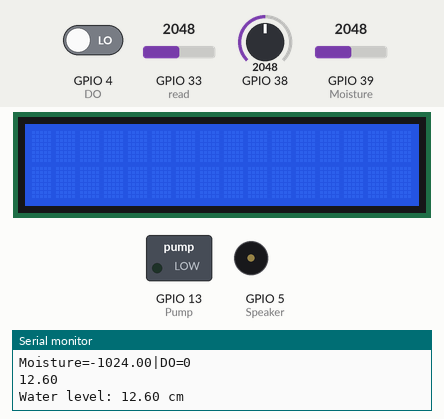
Simulated run of this sketch. Board: ESP32. Shown: 16×2 character LCD, switched loads named in the sketch (green lamp = pin HIGH), buzzer (waves = sounding, pin HIGH), the last lines printed to the serial monitor. Wiring (inferred from the names in the program): character LCD (HD44780): RS GPIO 12; R/W GPIO 11; E GPIO 10; data GPIO 9, GPIO 8, GPIO 7, GPIO 6. The test bench sets the inputs (shaded band); at power-on: GPIO 33 (read) = 2048, GPIO 39 (Moisture) = 2048, GPIO 4 (DO) LOW, GPIO 38 = 2048. The modem accepts every AT command (registered, SIM ready, sends succeed) and sends nothing else; the character LCD is taken to start in 4-bit mode; pins used as bus, display or sensor lines are not drawn.

Above: at 23.5 s.
23.6 s: GPIO 33 (read) set to 175
32.8 s: GPIO 33 (read) set to 153
At 42.6 s:
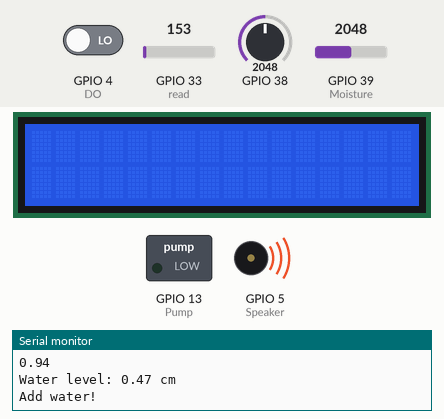
54.8 s: GPIO 33 (read) set to 291
58.9 s: GPIO 39 (Moisture) set to 491
61.4 s: GPIO 39 (Moisture) set to 731
70.1 s: GPIO 39 (Moisture) set to 809
At 79.7 s:
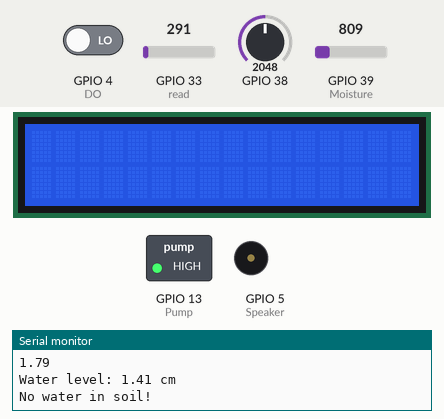
Timing chart, 0 to 93.1 s (numbered marks = the images above; inputs shaded):
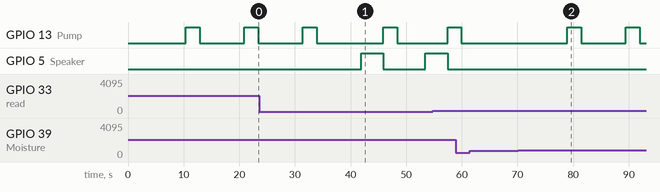

Measured:
- the behaviour switches between 163 and 162 on GPIO 33 (read) (found by bisection; images 0 and 1)
- after the input at 32.8 s, GPIO 5 (Speaker): LOW → HIGH after 9.1 s, → LOW 4.0 s later, → HIGH 7.5 s later
- after the input at 70.1 s, GPIO 13 (Pump): alternates HIGH for 2.5 s and LOW for 8.0 s, starting after 8.9 s
- by itself, GPIO 13 (Pump): alternates HIGH for 2.5 s and LOW for 8.0 s

The sketch:

Smart-pot.ino
```cpp
#include <SoftwareSerial.h>
//channel's thingspeak API key
String apiKey = "HHNBSOP44SPJ5IBB";
// connect 2 to TX of Serial USB
// connect 3 to RX of serial USB
SoftwareSerial ser(2,3);

unsigned long time0;  //present time
unsigned long time1;  //field1 time
unsigned long time2;  //field2 time
unsigned long time3;  //field3 time
unsigned long time4;  //water pump time
unsigned long time5;  //speaker time

#define Temp A2
#define Pump 13
#define Moisture A3

const int read = A5; //Sensor A1 pin to Arduino pin A1
#define DO 4
#define Speaker 5
double temp,data;

char str[]="Mois:";
char con[]="WL:";
char con1[]="WL: 0mm - Empty!";
char con2[]="WL: 0mm to 5mm";
char con3[]="WL: 5mm to 10mm";
char con4[]="WL: 10mm to 15mm";
char con5[]="WL: 15mm to 20mm";
char con6[]="WL: 20mm to 25mm";
char con7[]="WL: 25mm to 30mm";
char con8[]="WL: 30mm to 35mm";
char con9[]="WL: 35mm to 40mm";

int LCD1602_RS=12;
int LCD1602_RW=11;
int LCD1602_EN=10;
int DB[] = { 6, 7, 8, 9};

// this runs once
void setup() {
  // enable debug serial
  Serial.begin(115200);
  // enable software serial
  ser.begin(115200);
  // reset ESP8266
  ser.println("AT+RST");

   pinMode(Pump,OUTPUT);  //PUMP
   pinMode(Speaker,OUTPUT);
  digitalWrite(Pump,LOW);
  digitalWrite(Speaker,LOW);

   int i = 0;
  for (i=6; i <= 12; i++)
   {
     pinMode(i,OUTPUT);
   }

   delay(100);
    LCD_Command_Write(0x28);//2row 5x7
    delay(50);
    LCD_Command_Write(0x06);
    delay(50);
    LCD_Command_Write(0x0c);
    delay(50);
    LCD_Command_Write(0x80);
    delay(50);
    LCD_Command_Write(0x01);
    delay(50);
}

// the loop
void loop() {
  float val;  //
  float dat;  //centigrade
  float data; //water level _transformed
  float value; // water level
  float humid; // moisture

  val=analogRead(A2);
  dat=val*0.488;    //centigrade
  Serial.print(dat);
  Serial.println(" centigrade");

   Serial.print("Moisture=");
   humid = 1024 - analogRead(Moisture);
   Serial.print(humid);
   Serial.print("|DO=");
   Serial.println(digitalRead(DO));
   Serial.print("\n");

    value = analogRead(read); //Read data from analog pin and store it to value variable
    data = (value/650)*4;
    Serial.println(data);
    if(data <=1) data = data / 2;
    else if(data <=1.5) data = data *0.67;
    else if(data <=1.9) data = data *0.79;
    else if(data <=2.4) data = data *0.88;
    else if(data <=2.7) data = data *0.96;
    else if(data <=2.9) data = data *1.03;
    else if(data <=3.1) data = data *1.08;
    else if(data <=3.4) data = data * 1.21;
    Serial.print("Water level: ");
    Serial.print(data);
    Serial.println(" cm");
    delay(1000);

controlSpeaker(data);
pumpWater(humid);
esp_8266_filed1(dat);
esp_8266_filed2(humid);
esp_8266_filed3(data);
}

void esp_8266_filed1(float a)    //centi  moisture water_level
{
  time0 = millis();
  if(time0 - time1 >= 15000){
    time1 = time0;
    }
   else{
    return;
    }
 // convert to string
  char buf[32];
  String strVolt = dtostrf( a, 2, 1, buf);
  Serial.print(a);
  Serial.println(" Centigrade");
  // TCP connection
  String cmd = "AT+CIPSTART=\"TCP\",\"";
  cmd += "184.106.153.149";      // api.thingspeak.com
  cmd += "\",80";
  ser.println(cmd);

  if(ser.find("Error")){
    Serial.println("AT+CIPSTART error");
    return;
  }
//strVrepare GET string
  String getStr = "GET /update?api_key=";
  getStr += apiKey;
  getStr +="&field1=";
  getStr += String(strVolt);
  getStr += "\r\n\r\n";

  // send data length
  cmd = "AT+CIPSEND=";
  cmd += String(getStr.length());
  ser.println(cmd);

  if(ser.find(">")){
    ser.print(getStr);
  }
  else{
    ser.println("AT+CIPCLOSE");
    // alert user
    Serial.println("AT+CIPCLOSE");
  }
}

void esp_8266_filed2(float a)    //centi  moisture water_level
{
  time0 = millis();
  if(time0 - time2 >= 15000){
    time2 = time0;
    }
  else{
   return;
   }

 // convert to string
  char buf[32];
  String strVolt = dtostrf( a, 2, 1, buf);
  Serial.print(a);
  Serial.println(" Moisture");
  // TCP connection
  String cmd = "AT+CIPSTART=\"TCP\",\"";
  cmd += "184.106.153.149"; // api.thingspeak.com
  cmd += "\",80";
  ser.println(cmd);

  if(ser.find("Error")){
    Serial.println("AT+CIPSTART error");
    return;
  }
//strVrepare GET string
  String getStr = "GET /update?api_key=";
  getStr += apiKey;
  getStr +="&field2=";
  getStr += String(strVolt);
  getStr += "\r\n\r\n";

  // send data length
  cmd = "AT+CIPSEND=";
  cmd += String(getStr.length());
  ser.println(cmd);

  if(ser.find(">")){
    ser.print(getStr);
  }
  else{
    ser.println("AT+CIPCLOSE");
    // alert user
    Serial.println("AT+CIPCLOSE");
  }

}
   //hingspeak needs 15 sec delay between updates

void esp_8266_filed3(float a)    //centi  moisture water_level
{
  time0 = millis();
  if(time0 - time3 >= 15000){
    time3 = time0;
    }
  else{
   return;
   }
 // convert to string
  char buf[32];
  String strVolt = dtostrf( a, 2, 1, buf);
  Serial.print(a);
  Serial.println(" mm");
  // TCP connection
  String cmd = "AT+CIPSTART=\"TCP\",\"";
  cmd += "184.106.153.149"; // api.thingspeak.com
  cmd += "\",80";
  ser.println(cmd);

  if(ser.find("Error")){
    Serial.println("AT+CIPSTART error");
    return;
  }
//strVrepare GET string
  String getStr = "GET /update?api_key=";
  getStr += apiKey;
  getStr +="&field3=";
  getStr += String(strVolt);
  getStr += "\r\n\r\n";

  // send data length
  cmd = "AT+CIPSEND=";
  cmd += String(getStr.length());
  ser.println(cmd);

  if(ser.find(">")){
    ser.print(getStr);
  }
  else{
    ser.println("AT+CIPCLOSE");
    // alert user
    Serial.println("AT+CIPCLOSE");
  }
}


void LCD_Command_Write(int command)
{
 int i,temp;
 digitalWrite( LCD1602_RS,LOW);
 digitalWrite( LCD1602_RW,LOW);
 digitalWrite( LCD1602_EN,LOW);

 temp=command & 0xf0;
 for (i=DB[0]; i <= 9; i++)
 {
   digitalWrite(i,temp & 0x80);
   temp <<= 1;
 }

 digitalWrite( LCD1602_EN,HIGH);
 delayMicroseconds(1);
 digitalWrite( LCD1602_EN,LOW);

 temp=(command & 0x0f)<<4;
 for (i=DB[0]; i <= 9; i++)
 {
   digitalWrite(i,temp & 0x80);
   temp <<= 1;
 }

 digitalWrite( LCD1602_EN,HIGH);
 delayMicroseconds(1);
 digitalWrite( LCD1602_EN,LOW);
}

void LCD_Data_Write(int dat)
{
 int i=0,temp;
 digitalWrite( LCD1602_RS,HIGH);
 digitalWrite( LCD1602_RW,LOW);
 digitalWrite( LCD1602_EN,LOW);

 temp=dat & 0xf0;
 for (i=DB[0]; i <= 9; i++)
 {
   digitalWrite(i,temp & 0x80);
   temp <<= 1;
 }

 digitalWrite( LCD1602_EN,HIGH);
 delayMicroseconds(1);
 digitalWrite( LCD1602_EN,LOW);

 temp=(dat & 0x0f)<<4;
 for (i=DB[0]; i <= 9; i++)
 {
   digitalWrite(i,temp & 0x80);
   temp <<= 1;
 }

 digitalWrite( LCD1602_EN,HIGH);
 delayMicroseconds(1);
 digitalWrite( LCD1602_EN,LOW);
}

void LCD_SET_XY( int x, int y )
{
  int address;
  if (y ==0)    address = 0x80 + x;
  else          address = 0xC0 + x;
  LCD_Command_Write(address);
}

void LCD_Write_Char( int x,int y,int dat)
{
  LCD_SET_XY( x, y );
  LCD_Data_Write(dat);
}

void LCD_Write_String(int X,int Y,char *s)
{
    LCD_SET_XY( X, Y );    //设置地址
    while (*s)             //写字符串
    {
      LCD_Data_Write(*s);
      s ++;
    }
}

void pumpWater(float a)
{
  time0 = millis();
  if(time0 - time4 >= 10000){
    time4 = time0;
    }
  else{
    return;
   }
  if(int(a) < 251) //moisture
  {
    Serial.println("No water in soil!");
    digitalWrite(13,HIGH);
    delay(2500);
    digitalWrite(13,LOW);
  }
}

void controlSpeaker( float wLevel)
{
  time0 = millis();
  if(time0 - time5 >= 10000){
    time5 = time0;
    }
  else{
    return;
   }
if(wLevel <= 0.5){
   Serial.println("Add water!");
    digitalWrite(5,HIGH);
    delay(4000);
    digitalWrite(5,LOW);
}
}
```
